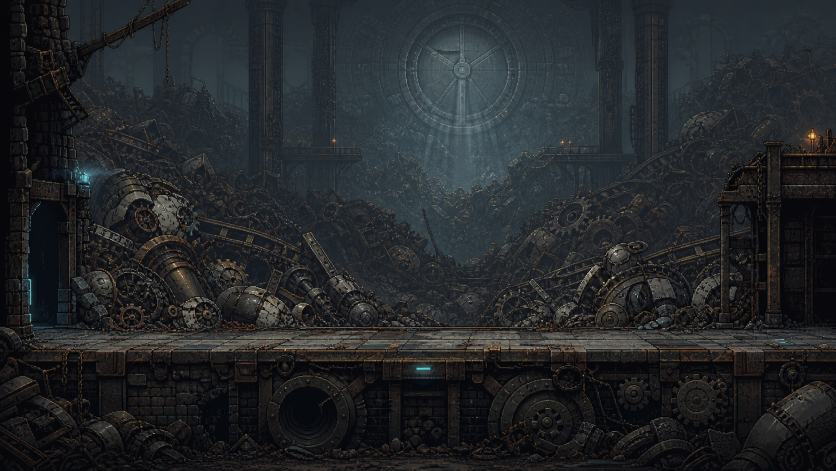
#> input picture prototypes/tique-playground/Scene/limbus.png, 1672 x 941 px (shown at 1/2 size)
$ python build_return_assets.py
#> lines starting #> are read from the running program, lines starting #| are printed output that depends on the picture
"""Native pixel props explicitly requested by the user; Tique pixels are copied unchanged."""
from pathlib import Path
from PIL import Image, ImageDraw
import json, shutil, hashlib, random, math, wave, struct

ROOT=Path(__file__).resolve().parents[2]
PROJECT=ROOT/'unity/TiqueReturnPrototype'
OUT=PROJECT/'Assets/Resources/Return'
ART=OUT/'Art';ART.mkdir(parents=True,exist_ok=True)
PALETTE=['#10191e','#1b292e','#293c42','#3d5359','#657c7d','#a3b1a0','#3b312b','#69533b','#a88454','#d2b777','#e5d7a0','#2e7b83','#64d4ca','#c0fff0','#793a38','#da6657']
def canvas(w,h):
#> called with w = 32, h = 44
 im=Image.new('RGBA',(w,h));return im,ImageDraw.Draw(im)
#> after `im = Image.new('RGBA', (w, h))`: im: PIL image 32x44 RGBA; every value is 0
def plate(d,box,base=2,edge=0,highlight=4):
 x,y,r,b=box;d.rectangle(box,fill=PALETTE[edge]);d.rectangle((x+1,y+1,r-1,b-1),fill=PALETTE[base]);d.line((x+2,y+2,r-2,y+2),fill=PALETTE[highlight]);d.line((x+2,y+3,x+2,b-2),fill=PALETTE[highlight])
def bolt(d,x,y):d.rectangle((x,y,x+2,y+2),fill=PALETTE[0]);d.point((x,y),fill=PALETTE[5])
def mark(d,x,y,c=12):
 d.line((x,y,x,y+7,x+7,y+7,x+7,y),fill=PALETTE[c],width=2);d.rectangle((x-1,y-2,x+1,y),fill=PALETTE[5]);d.rectangle((x+6,y-2,x+8,y),fill=PALETTE[5])
def save(im,name):im.save(ART/(name+'.png'))

# Brass-rimmed machinery; integer rectangles/lines only, binary alpha, 16 authored colors.
im,d=canvas(32,44);plate(d,(3,1,28,42),7,0,9);plate(d,(6,5,25,24),1,0,3)
d.rectangle((10,10,21,14),fill=PALETTE[12]);d.rectangle((8,29,23,36),fill=PALETTE[2]);d.line((13,33,23,27),fill=PALETTE[9],width=3)
for x in [5,25]:
 for y in [3,38]:bolt(d,x,y)
save(im,'console')
im,d=canvas(40,36);plate(d,(2,2,37,32),3,0,4);plate(d,(8,7,31,26),7,0,9)
#> in canvas (call 2), `im = Image.new('RGBA', (w, h))`: im: PIL image 40x36 RGBA; every value is 0
d.rectangle((16,8,23,22),fill=PALETTE[0]);d.rectangle((5,26,13,34),fill=PALETTE[12]);d.rectangle((26,26,34,34),fill=PALETTE[12]);mark(d,16,12)
for x in [4,32]:bolt(d,x,5)
save(im,'magnet')
im,d=canvas(32,30);plate(d,(0,0,31,29),2,0,4);plate(d,(4,4,27,25),3,0,5);mark(d,12,10)
#> in canvas (call 3), `im = Image.new('RGBA', (w, h))`: im: PIL image 32x30 RGBA; every value is 0
for x in [2,27]:
 for y in [2,24]:bolt(d,x,y)
save(im,'weight')
im,d=canvas(54,12);plate(d,(0,1,53,11),7,0,9);d.rectangle((4,0,49,3),fill=PALETTE[5]);mark(d,23,2,11);save(im,'pressure')
im,d=canvas(64,112);plate(d,(0,0,63,111),7,0,9);plate(d,(6,6,57,110),1,0,3)
#> in canvas (call 5), `im = Image.new('RGBA', (w, h))`: im: PIL image 64x112 RGBA; every value is 0
for x in [9,25,41]:plate(d,(x,11,x+12,106),2,0,4)
d.rectangle((29,12,33,104),fill=PALETTE[9])
for y in range(13,105,16):d.rectangle((3,y,5,y+6),fill=PALETTE[12]);d.rectangle((58,y,60,y+6),fill=PALETTE[12])
save(im,'gate')
#> in save (call 5), `def save(im,name):im.save(ART/(name+'.png'))`:
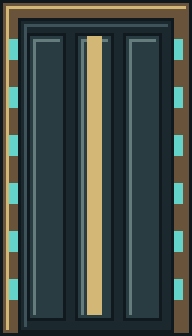
#> saved as gate.png: PIL image 64x112 RGBA (shown 3 times larger); mean R, G, B, A 62.3, 72.6, 67.4, 255
im,d=canvas(28,26);plate(d,(1,1,26,25),7,0,9);d.line((7,18,20,5),fill=PALETTE[4],width=4);d.rectangle((17,3,24,9),fill=PALETTE[9]);save(im,'rail-handle')
#> in canvas (call 6), `im = Image.new('RGBA', (w, h))`: im: PIL image 28x26 RGBA; every value is 0

# Stationary guardian: integrated gate chassis, heavy service arm and separate low wrist terminal.
im,d=canvas(128,160)
#> in canvas (call 7), `im = Image.new('RGBA', (w, h))`: im: PIL image 128x160 RGBA; every value is 0
plate(d,(8,16,119,158),2,0,4);plate(d,(17,27,110,144),3,0,4)
for x in [3,110]:
 plate(d,(x,46,x+14,121),7,0,9)
 for y in range(50,118,8):d.line((x+3,y,x+10,y),fill=PALETTE[6])
plate(d,(29,9,99,65),7,0,9);plate(d,(34,17,94,57),1,0,4)
d.rectangle((39,29,89,40),fill=PALETTE[0]);d.rectangle((44,31,57,37),fill=PALETTE[15]);d.rectangle((73,31,86,37),fill=PALETTE[15])
d.rectangle((61,29,68,43),fill=PALETTE[3]);d.rectangle((47,47,80,49),fill=PALETTE[9])
plate(d,(30,75,98,118),1,0,4)
for x in range(36,95,10):d.rectangle((x,81,x+4,110),fill=PALETTE[7]);d.line((x+1,82,x+1,104),fill=PALETTE[9])
for x in [19,105]:
 for y in [31,70,130]:bolt(d,x,y)
plate(d,(44,124,85,143),6,0,8);mark(d,61,130,15)
save(im,'guardian')
#> in save (call 7), `def save(im,name):im.save(ART/(name+'.png'))`:
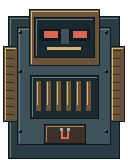
#> saved as guardian.png: PIL image 128x160 RGBA; mean R, G, B, A 53.7, 57.5, 54.4, 215.1; transparent parts drawn white
im,d=canvas(54,54)
#> in canvas (call 8), `im = Image.new('RGBA', (w, h))`: im: PIL image 54x54 RGBA; every value is 0
plate(d,(15,0,38,20),3,0,5);plate(d,(5,15,48,49),7,0,9)
for x in [7,18,29,40]:plate(d,(x,29,x+8,53),2,0,4)
plate(d,(16,20,37,34),1,0,3);mark(d,23,24,15)
for x in [8,42]:bolt(d,x,19)
save(im,'fist')
im,d=canvas(18,24);plate(d,(0,0,17,23),2,0,4)
#> in canvas (call 9), `im = Image.new('RGBA', (w, h))`: im: PIL image 18x24 RGBA; every value is 0
for y in range(3,23,5):d.line((3,y,14,y),fill=PALETTE[7]);d.line((3,y+1,14,y+1),fill=PALETTE[9])
save(im,'arm-link')
#> in save (call 9), `def save(im,name):im.save(ART/(name+'.png'))`:
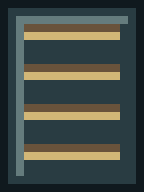
#> saved as arm-link.png: PIL image 18x24 RGBA (shown 8 times larger); mean R, G, B, A 66.8, 74.6, 69, 255
im,d=canvas(40,32);plate(d,(2,1,37,31),2,0,4);plate(d,(10,6,29,26),14,0,15);d.rectangle((17,11,22,20),fill=PALETTE[10]);save(im,'practice')
#> in canvas (call 10), `im = Image.new('RGBA', (w, h))`: im: PIL image 40x32 RGBA; every value is 0
#> in save (call 10), `def save(im,name):im.save(ART/(name+'.png'))`:
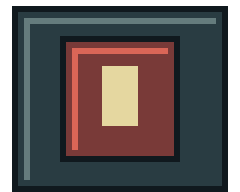
#> saved as practice.png: PIL image 40x32 RGBA (shown 6 times larger); mean R, G, B, A 63.3, 57.5, 57.3, 222.3; transparent parts drawn white
im,d=canvas(32,16);plate(d,(0,0,31,15),2,0,4)
#> in canvas (call 11), `im = Image.new('RGBA', (w, h))`: im: PIL image 32x16 RGBA; every value is 0
for x in range(3,30,7):d.rectangle((x,2,x+3,4),fill=PALETTE[9])
save(im,'platform')
#> in save (call 11), `def save(im,name):im.save(ART/(name+'.png'))`:
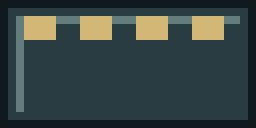
#> saved as platform.png: PIL image 32x16 RGBA (shown 8 times larger); mean R, G, B, A 55, 68.1, 67.2, 255

# Reuse the existing Limbus concept. Only downsample/quantize for the native grid, do not repaint Tique.
bg=Image.open(ROOT/'prototypes/tique-playground/Scene/limbus.png').convert('RGB').resize((640,360),Image.Resampling.NEAREST)
bg=bg.quantize(colors=64,method=Image.Quantize.MEDIANCUT,dither=Image.Dither.NONE).convert('RGBA');save(bg,'limbus')
dark=Image.new('RGBA',bg.size,(9,18,23,105));bg2=Image.alpha_composite(bg,dark);save(bg2,'inspection')
#> after `dark = Image.new('RGBA', bg.size, (9, 18, 23, 105))`:
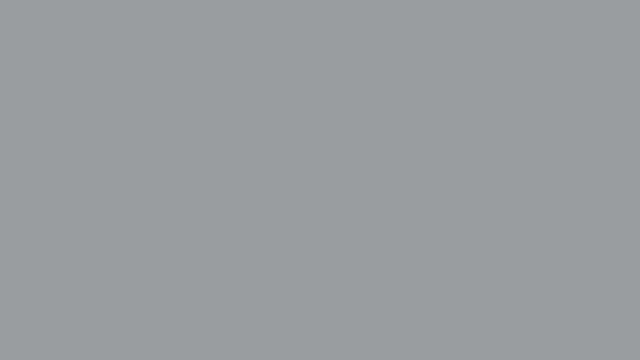
#> dark: PIL image 640x360 RGBA; mean R, G, B, A 9, 18, 23, 105; transparent parts drawn white
#> after `bg2 = Image.alpha_composite(bg, dark)`:
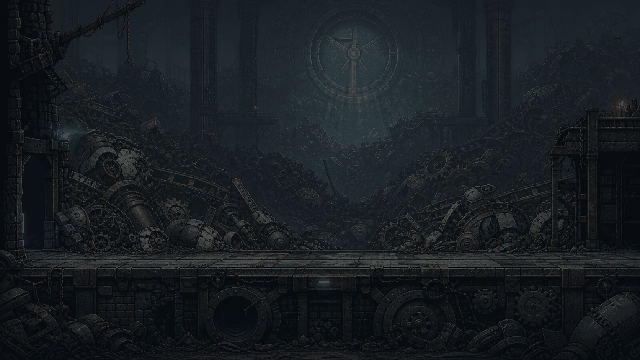
#> bg2: PIL image 640x360 RGBA; mean R, G, B, A 24.6, 30.2, 34, 255

#> (the run stopped early here; a loop or call above may not have finished)
